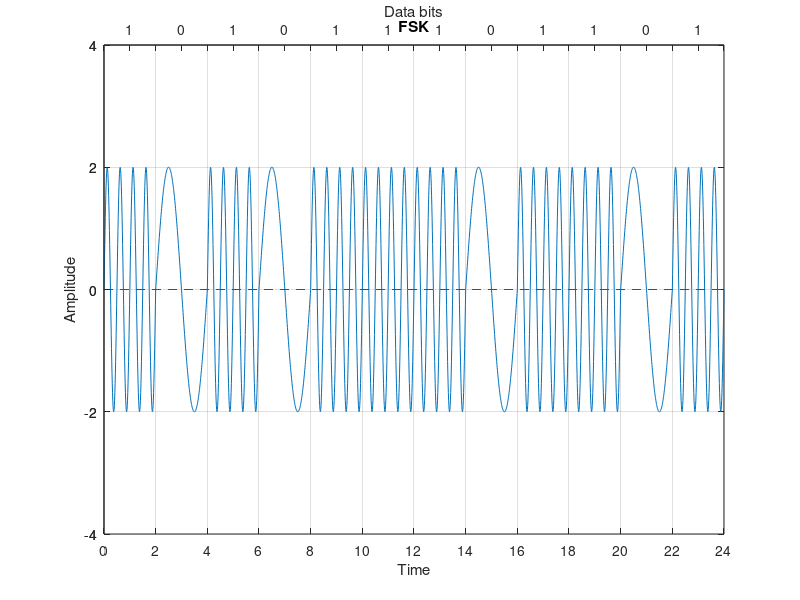

Recreate this plot in MATLAB.
clear all;
close all;
clc;

bits = [1 0 1 0 1 1 1 0 1 1 0 1];
bit_duration = 2;

fs = 100;
Total_time = length(bits) * bit_duration;   # time needed to send whole data
time = 0: 1/fs: Total_time;


amplitude = 2;
f1 = 2;
f0 = 0.5;
carrier_signal_forone = amplitude * sin(2 * pi * f1 * time);
carrier_signal_forzero = amplitude * sin(2 * pi * f0 * time);

%plot(time, carrier_signal);

idx = 1;
modulated_carrier_signal = [];
for i = 1 : length(time)
     if bits(idx) == 1
        modulated_carrier_signal(i) = carrier_signal_forone(i);
     else
        modulated_carrier_signal(i) = carrier_signal_forzero(i);
     endif
     if time(i)/bit_duration >= idx
        idx = idx + 1;
     endif
endfor


# ploting
plot(time, modulated_carrier_signal);
xticks([0: bit_duration: Total_time]);
yticks([-amplitude-2: 2: amplitude+2]);
ylim([-amplitude-2, amplitude+2]);
xlim([0, Total_time]);
grid on;
title("FSK");
xlabel("Time");
ylabel("Amplitude");
line ([0, Total_time], [0 0], "linestyle", "--", "color", "r");

% Top axis
ax1=gca;
ax2 = axes('Position', get(ax1, 'Position'), 'Color', 'none');
set(ax2, 'XAxisLocation', 'top');
set(ax2, 'XLim', get(ax1, 'XLim'));
set(ax2, 'YLim', get(ax1, 'YLim'));
set(ax2, 'XTick', [bit_duration/2: bit_duration: Total_time]);
set(ax2, 'YTick', [-amplitude-2: 2: amplitude+2]);
set(ax2, 'XTickLabel', bits);
set(ax2, 'XLabel', 'Data bits');




%Demodulation
demodulated = [];
idx = 1;
for i = 1 : length(time)
    if time(i)/bit_duration >= idx
        data = modulated_carrier_signal(i);

        if data == carrier_signal_forone(i)
            demodulated(idx) = 1;
        else
            demodulated(idx) = 0;
        endif
        idx = idx + 1;
    endif
endfor

disp("Orginal bits:");
disp(bits);

disp("Demodulation:");
disp(demodulated);
